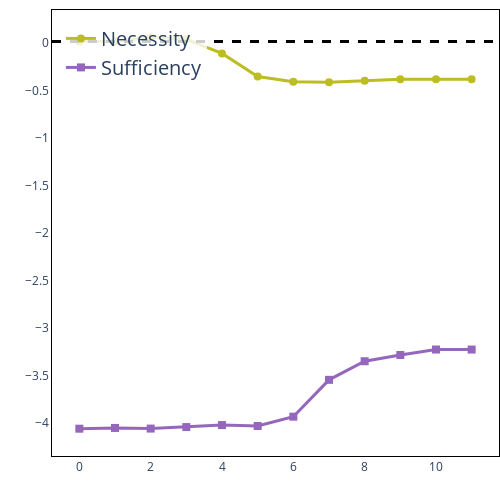

Notebook code cell kept with this figure:
### Markdown cell above
### Figure 6(b) belief-inconsistent

### Code cell
pu.plot_ablation(bi_clean_logit_diff, bi_necessity_score, bi_sufficiency_score, image_dir / "correctness_of_circuit_bi.png")

### Figure 1 — Plotly figure (JSON) as saved in the notebook; plotly's stock layout.template omitted (floating-point values rounded to 4 significant figures)
{"data": [{"line": {"color": "#bcbd22", "width": 3}, "marker": {"size": 8, "symbol": "circle"}, "mode": "lines+markers", "name": "Necessity", "type": "scatter", "x": [0, 1, 2, 3, 4, 5, 6, 7, 8, 9, 10, 11], "y": [0.01458, 0.0176, 0.05959, 0.03775, -0.1101, -0.354, -0.4081, -0.4136, -0.398, -0.3813, -0.3824, -0.381]}, {"line": {"color": "#9467bd", "width": 3}, "marker": {"size": 8, "symbol": "square"}, "mode": "lines+markers", "name": "Sufficiency", "type": "scatter", "x": [0, 1, 2, 3, 4, 5, 6, 7, 8, 9, 10, 11], "y": [-4.061, -4.053, -4.059, -4.043, -4.022, -4.032, -3.934, -3.546, -3.35, -3.285, -3.227, -3.227]}], "layout": {"height": 500, "legend": {"bgcolor": "rgba(255, 255, 255, 0.8)", "font": {"size": 20}, "x": 0.02, "y": 0.98}, "margin": {"b": 10, "l": 0, "r": 0, "t": 10}, "plot_bgcolor": "white", "shapes": [{"line": {"color": "#000000", "dash": "dash", "width": 3}, "type": "line", "x0": 0, "x1": 1, "xref": "x domain", "y0": 0.01458, "y1": 0.01458, "yref": "y"}], "title": {"text": ""}, "width": 500, "xaxis": {"linecolor": "black", "linewidth": 1, "mirror": true, "showline": true, "showticklabels": true, "title": {"text": ""}}, "yaxis": {"linecolor": "black", "linewidth": 1, "mirror": true, "showline": true, "showticklabels": true, "title": {"text": ""}}}}
